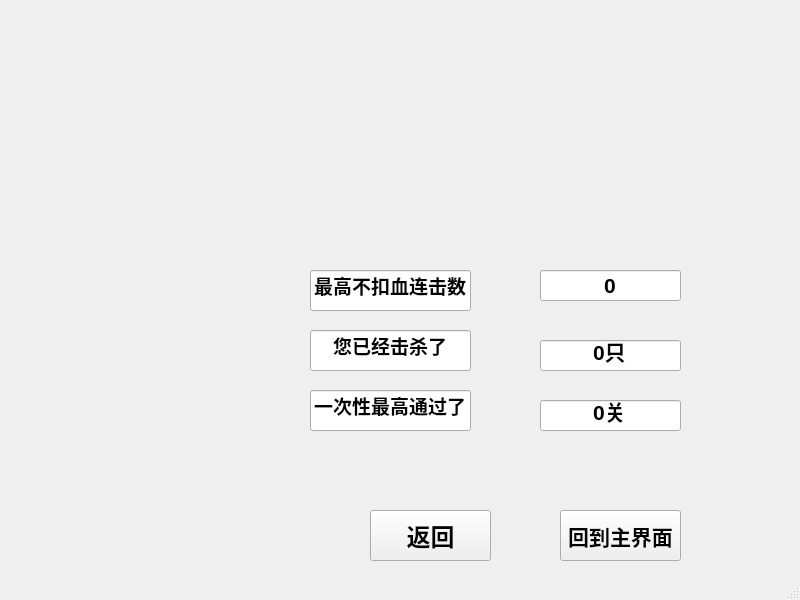
<?xml version="1.0" encoding="UTF-8"?>
<ui version="4.0">
 <class>MainWindow</class>
 <widget class="QMainWindow" name="MainWindow">
  <property name="geometry">
   <rect>
    <x>0</x>
    <y>0</y>
    <width>800</width>
    <height>600</height>
   </rect>
  </property>
  <property name="windowTitle">
   <string>MainWindow</string>
  </property>
  <widget class="QWidget" name="centralwidget">
   <widget class="QWidget" name="StatisticWidget" native="true">
    <property name="geometry">
     <rect>
      <x>290</x>
      <y>220</y>
      <width>671</width>
      <height>391</height>
     </rect>
    </property>
    <property name="styleSheet">
     <string notr="true">border-image:url(:/pictureResoource/background/statisticBackGround.jpg)
</string>
    </property>
    <widget class="QLineEdit" name="lineEdit">
     <property name="geometry">
      <rect>
       <x>20</x>
       <y>50</y>
       <width>161</width>
       <height>41</height>
      </rect>
     </property>
     <property name="font">
      <font>
       <pointsize>14</pointsize>
       <bold>true</bold>
      </font>
     </property>
     <property name="styleSheet">
      <string notr="true">border-image: url();</string>
     </property>
     <property name="text">
      <string>最高不扣血连击数</string>
     </property>
     <property name="alignment">
      <set>Qt::AlignCenter</set>
     </property>
     <property name="readOnly">
      <bool>true</bool>
     </property>
    </widget>
    <widget class="QLineEdit" name="lineEdit_2">
     <property name="geometry">
      <rect>
       <x>20</x>
       <y>110</y>
       <width>161</width>
       <height>41</height>
      </rect>
     </property>
     <property name="font">
      <font>
       <pointsize>14</pointsize>
       <bold>true</bold>
      </font>
     </property>
     <property name="styleSheet">
      <string notr="true">border-image: url();</string>
     </property>
     <property name="text">
      <string>您已经击杀了</string>
     </property>
     <property name="alignment">
      <set>Qt::AlignCenter</set>
     </property>
     <property name="readOnly">
      <bool>true</bool>
     </property>
    </widget>
    <widget class="QLineEdit" name="lineEdit_3">
     <property name="geometry">
      <rect>
       <x>20</x>
       <y>170</y>
       <width>161</width>
       <height>41</height>
      </rect>
     </property>
     <property name="font">
      <font>
       <pointsize>14</pointsize>
       <bold>true</bold>
      </font>
     </property>
     <property name="styleSheet">
      <string notr="true">border-image: url();</string>
     </property>
     <property name="text">
      <string>一次性最高通过了</string>
     </property>
     <property name="alignment">
      <set>Qt::AlignCenter</set>
     </property>
     <property name="readOnly">
      <bool>true</bool>
     </property>
    </widget>
    <widget class="QPushButton" name="staBackMainLevelButton">
     <property name="geometry">
      <rect>
       <x>270</x>
       <y>290</y>
       <width>121</width>
       <height>51</height>
      </rect>
     </property>
     <property name="font">
      <font>
       <pointsize>16</pointsize>
       <bold>true</bold>
      </font>
     </property>
     <property name="toolTipDuration">
      <number>0</number>
     </property>
     <property name="styleSheet">
      <string notr="true">border-image: url();</string>
     </property>
     <property name="text">
      <string>回到主界面</string>
     </property>
    </widget>
    <widget class="QPushButton" name="staBackButton">
     <property name="geometry">
      <rect>
       <x>80</x>
       <y>290</y>
       <width>121</width>
       <height>51</height>
      </rect>
     </property>
     <property name="font">
      <font>
       <pointsize>18</pointsize>
       <bold>true</bold>
      </font>
     </property>
     <property name="toolTipDuration">
      <number>0</number>
     </property>
     <property name="styleSheet">
      <string notr="true">border-image: url();</string>
     </property>
     <property name="text">
      <string>返回</string>
     </property>
    </widget>
    <widget class="QLineEdit" name="maxCombosLineEdit">
     <property name="geometry">
      <rect>
       <x>250</x>
       <y>50</y>
       <width>141</width>
       <height>31</height>
      </rect>
     </property>
     <property name="font">
      <font>
       <pointsize>16</pointsize>
       <bold>true</bold>
      </font>
     </property>
     <property name="styleSheet">
      <string notr="true">border-image: url();</string>
     </property>
     <property name="text">
      <string>0</string>
     </property>
     <property name="alignment">
      <set>Qt::AlignCenter</set>
     </property>
     <property name="readOnly">
      <bool>true</bool>
     </property>
    </widget>
    <widget class="QLineEdit" name="alreadyKillMonsterNumberLineEdit">
     <property name="geometry">
      <rect>
       <x>250</x>
       <y>120</y>
       <width>141</width>
       <height>31</height>
      </rect>
     </property>
     <property name="font">
      <font>
       <pointsize>16</pointsize>
       <bold>true</bold>
      </font>
     </property>
     <property name="styleSheet">
      <string notr="true">border-image: url();</string>
     </property>
     <property name="text">
      <string>0只</string>
     </property>
     <property name="alignment">
      <set>Qt::AlignCenter</set>
     </property>
     <property name="readOnly">
      <bool>true</bool>
     </property>
    </widget>
    <widget class="QLineEdit" name="maxPassLevelNumberLineEdit">
     <property name="geometry">
      <rect>
       <x>250</x>
       <y>180</y>
       <width>141</width>
       <height>31</height>
      </rect>
     </property>
     <property name="font">
      <font>
       <pointsize>16</pointsize>
       <bold>true</bold>
      </font>
     </property>
     <property name="styleSheet">
      <string notr="true">border-image: url();</string>
     </property>
     <property name="text">
      <string>0关</string>
     </property>
     <property name="alignment">
      <set>Qt::AlignCenter</set>
     </property>
     <property name="readOnly">
      <bool>true</bool>
     </property>
    </widget>
   </widget>
  </widget>
  <widget class="QMenuBar" name="menubar">
   <property name="geometry">
    <rect>
     <x>0</x>
     <y>0</y>
     <width>800</width>
     <height>17</height>
    </rect>
   </property>
  </widget>
  <widget class="QStatusBar" name="statusbar"/>
 </widget>
 <resources/>
 <connections>
  <connection>
   <sender>staBackButton</sender>
   <signal>clicked()</signal>
   <receiver>StatisticWidget</receiver>
   <slot>hide()</slot>
   <hints>
    <hint type="sourcelabel">
     <x>171</x>
     <y>283</y>
    </hint>
    <hint type="destinationlabel">
     <x>330</x>
     <y>192</y>
    </hint>
   </hints>
  </connection>
 </connections>
</ui>
